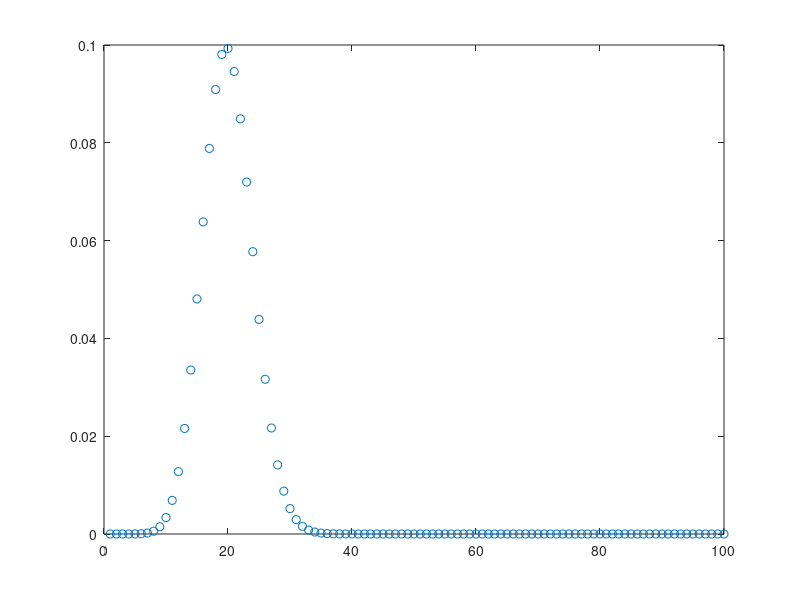

Here is the MATLAB script that generated this plot:
%%%% Distribución binomial %%%%

clear;
clc;
n=100;
p=0.2;
x=1:1:n;
y=(factorial(n) ./ (factorial(x) .* factorial(n-x))).*(p.^x).*((1-p).^(n-x));
plot(x,y,'o')
binornd(n,p)